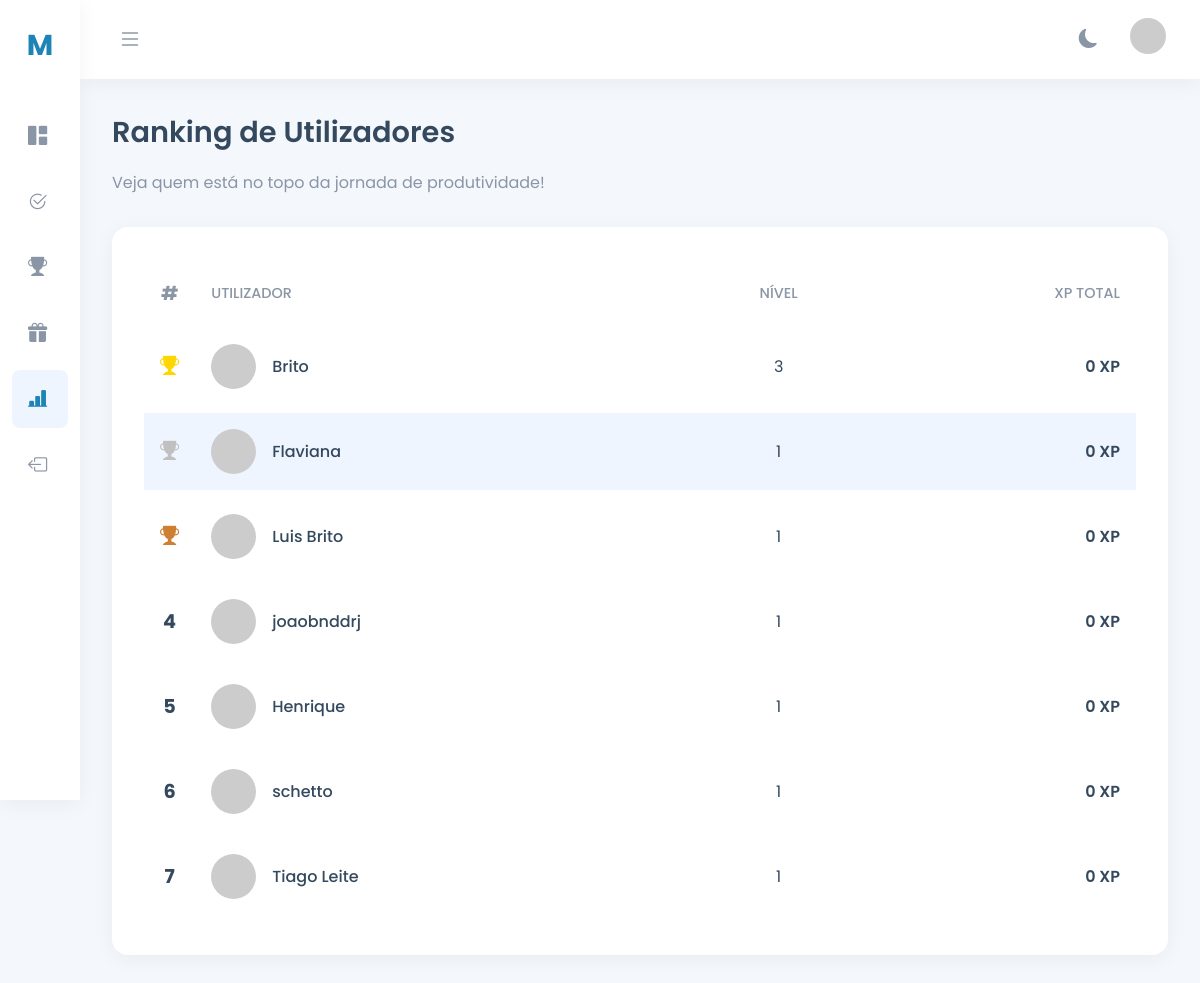
The page /ranking.php (signed in) on the database its author committed.
### tables this page shows
CREATE TABLE `users` (
  `id` int(11) NOT NULL,
  `username` varchar(100) NOT NULL,
  `email` varchar(150) NOT NULL,
  `password` varchar(255) NOT NULL,
  `nivel` int(11) NOT NULL DEFAULT 1,
  `xp` int(11) NOT NULL DEFAULT 0,
  `foto_perfil` varchar(255) DEFAULT NULL,
  `criado_em` timestamp NULL DEFAULT current_timestamp(),
  `xp_total` int(11) DEFAULT 0,
  `tentativas_login` int(11) DEFAULT 0,
  `ultimo_bloqueio` datetime DEFAULT NULL,
  `ultima_atividade` date DEFAULT NULL,
  `streak_atual` int(11) DEFAULT 0
);

### ranking.php (the view, shortened to what this page needs)
<?php
$pdo = null;
try {
    $dsn = "mysql:host=".DB_HOST.";dbname=".DB_NAME.";charset=".DB_CHARSET;
    $options = [
        PDO::ATTR_ERRMODE            => PDO::ERRMODE_EXCEPTION,
        PDO::ATTR_DEFAULT_FETCH_MODE => PDO::FETCH_ASSOC,
        PDO::ATTR_EMULATE_PREPARES   => false,
    ];
    $pdo = new PDO($dsn, DB_USER, DB_PASS, $options);
} catch (PDOException $e) {
    die("Erro de conexão com o banco de dados: " . $e->getMessage());
}
$user_id = $_SESSION['user_id'];
$ranking_users = [];
try {
    $stmt = $pdo->prepare("SELECT id, username, email, nivel, xp, foto_perfil FROM users ORDER BY xp DESC, nivel DESC");
    $stmt->execute();
    $ranking_users = $stmt->fetchAll();
} catch (PDOException $e) {
    die("Erro ao buscar o ranking: " . $e->getMessage());
}
$emailUsuario = htmlspecialchars($_SESSION['email'] ?? 'email@exemplo.com');
$fotoAtual = $_SESSION['foto_perfil'] ?? null;
$fotoPerfil = ($fotoAtual && file_exists($fotoAtual)) ? htmlspecialchars($fotoAtual) : "https://i.pravatar.cc/150?u=" . urlencode($emailUsuario);
?>
<!DOCTYPE html>
<html lang="pt-BR">
<head>
    <link href="https://cdn.jsdelivr.net/npm/bootstrap-icons@1.11.3/font/bootstrap-icons.css" rel="stylesheet">
</head>
<body class="sidebar-collapsed">
    <aside class="sidebar">
        <div class="logo">M<span><span class="text">XP</span></span></div>
        <ul class="sidebar-nav">
            <li class="nav-item">
                <a href="dashboard.php" title="Dashboard">
                    <span class="nav-icon"><i class="bi bi-grid-1x2-fill"></i></span>
                </a>
            </li>
            <li class="nav-item">
                <a href="ver_mais_metas.php" title="Minhas Metas">
                    <span class="nav-icon"><i class="bi bi-check2-circle"></i></span>
                </a>
            </li>
            <li class="nav-item">
                <a href="conquistas.php" title="Conquistas">
                    <span class="nav-icon"><i class="bi bi-trophy-fill"></i></span>
                </a>
            </li>
            <li class="nav-item">
                <a href="recompensas.php" title="Recompensas">
                    <span class="nav-icon"><i class="bi bi-gift-fill"></i></span>
                </a>
            </li>
            <li class="nav-item">
                <a href="ranking.php" class="active" title="Ranking">
                    <span class="nav-icon"><i class="bi bi-bar-chart-line-fill"></i></span>
                </a>
            </li>
            <li class="nav-item">
                <a href="logout.php" title="Logout">
                    <span class="nav-icon"><i class="bi bi-box-arrow-left"></i></span>
                </a>
            </li>
        </ul>
    </aside>
    <div class="main-wrapper">
        <nav class="top-navbar">
            <button id="toggle-sidebar">
                <i class="bi bi-list"></i>
            </button>
            <div class="navbar-right">
                <button id="theme-toggle" class="theme-toggle-btn" title="Alternar Tema">
                    <i class="bi bi-moon-fill"></i>
                </button>
                <div class="user-menu">
                    <img src="<?= $fotoPerfil ?>" alt="Foto do Perfil">
                </div>
            </div>
        </nav>
        <main class="main-content">
            <header class="header">
                <h1>Ranking de Utilizadores</h1>
                <p>Veja quem está no topo da jornada de produtividade!</p>
            </header>
            <div class="card">
                <table class="ranking-table">
                    <thead>
                        <tr>
                            <th class="rank">#</th>
                            <th>Utilizador</th>
                            <th class="text-center">Nível</th>
                            <th class="text-right">XP Total</th>
                        </tr>
                    </thead>
                    <tbody>
                        <?php foreach ($ranking_users as $index => $ranked_user): ?>
                            <?php
                                $rank = $index + 1;
                                $isCurrentUser = ($ranked_user['id'] == $user_id);
                                $userAvatar = ($ranked_user['foto_perfil'] && file_exists($ranked_user['foto_perfil'])) ? $ranked_user['foto_perfil'] : "https://i.pravatar.cc/150?u=" . urlencode($ranked_user['email']);
                            ?>
                            <tr class="<?= $isCurrentUser ? 'current-user' : '' ?>">
                                <td class="rank rank-<?= $rank <= 3 ? $rank : '' ?>">
                                    <?php if ($rank == 1): ?>
                                        <i class="bi bi-trophy-fill" style="color: var(--gold);"></i>
                                    <?php elseif ($rank == 2): ?>
                                        <i class="bi bi-trophy-fill" style="color: var(--silver);"></i>
                                    <?php elseif ($rank == 3): ?>
                                        <i class="bi bi-trophy-fill" style="color: var(--bronze);"></i>
                                    <?php else: ?>
                                        <?= $rank ?>
                                    <?php endif; ?>
                                </td>
                                <td>
                                    <div class="user-info">
                                        <img src="<?= htmlspecialchars($userAvatar) ?>" alt="Avatar">
                                        <span class="username"><?= htmlspecialchars($ranked_user['username']) ?></span>
                                    </div>
                                </td>
                                <td class="text-center"><?= $ranked_user['nivel'] ?></td>
                                <td class="xp-value text-right"><?= number_format($ranked_user['xp']) ?> XP</td>
                            </tr>
                        <?php endforeach; ?>
                    </tbody>
                </table>
            </div>
        </main>
    </div>
</body>
</html>

### ranking.php (style rules this page uses)
:root { --primary: #1D84B5; --secondary: #4BC6B1; --light: #f8f9fa; --dark: #212529; --grey: #8a95a5; --bg-color: #f4f7fc; --sidebar-bg: #ffffff; --card-bg: #ffffff; --text-color: #34495e; --shadow: 0 4px 20px rgba(0, 0, 0, 0.05); --sidebar-width: 260px; --sidebar-width-collapsed: 80px; --gold: #ffd700; --silver: #c0c0c0; --bronze: #cd7f32; }
*, *::before, *::after { box-sizing: border-box; }
body { font-family: 'Poppins', sans-serif; background-color: var(--bg-color); color: var(--text-color); margin: 0 0 0 var(--sidebar-width); transition: background-color 0.3s ease, color 0.3s ease, margin-left 0.3s ease; }
body.sidebar-collapsed { margin-left: var(--sidebar-width-collapsed); }
.text-center { text-align: center !important; }
.text-right { text-align: right !important; }
.sidebar { position: fixed; top: 0; left: 0; height: 100vh; width: var(--sidebar-width); background-color: var(--sidebar-bg); box-shadow: var(--shadow); padding: 1.5rem; display: flex; flex-direction: column; transition: width 0.3s ease, background-color 0.3s ease; z-index: 100; }
body.sidebar-collapsed .sidebar { width: var(--sidebar-width-collapsed); align-items: center; }
.logo { font-size: 1.8rem; font-weight: 700; color: var(--primary); margin-bottom: 2.5rem; white-space: nowrap; text-align: center; }
.sidebar-nav { flex-grow: 1; list-style: none; padding: 0; margin: 0; }
.nav-item a { display: flex; align-items: center; padding: 0.9rem 1rem; color: var(--grey); text-decoration: none; border-radius: 8px; margin-bottom: 0.5rem; transition: all 0.3s ease; white-space: nowrap; }
.nav-item a:hover, .nav-item a.active { background-color: #eef5ff; color: var(--primary); font-weight: 500; }
.nav-icon { font-size: 1.2rem; min-width: 24px; margin-right: 1.5rem; transition: margin-right 0.3s ease; }
body.sidebar-collapsed .nav-icon { margin-right: 0; }
.main-wrapper { display: flex; flex-direction: column; min-height: 100vh; }
.top-navbar { background-color: var(--card-bg); padding: 1rem 2rem; display: flex; justify-content: space-between; align-items: center; box-shadow: var(--shadow); position: sticky; top: 0; z-index: 99; transition: background-color 0.3s ease; }
#toggle-sidebar { background: transparent; border: none; cursor: pointer; font-size: 1.5rem; color: var(--grey); }
.theme-toggle-btn { background: transparent; border: none; color: var(--grey); font-size: 1.2rem; cursor: pointer; transition: color 0.3s ease; display: flex; align-items: center; justify-content: center; }
.navbar-right { display: flex; align-items: center; gap: 1.5rem; }
.user-menu { position: relative; }
.user-menu > img { width: 40px; height: 40px; border-radius: 50%; cursor: pointer; border: 2px solid transparent; transition: border-color 0.3s ease; object-fit: cover; }
.main-content { padding: 2rem; flex-grow: 1; }
.header { margin-bottom: 2rem; }
.header h1 { font-size: 1.8rem; font-weight: 600; margin: 0; }
.header p { color: var(--grey); }
.card { background-color: var(--card-bg); border-radius: 16px; padding: 2rem; box-shadow: var(--shadow); transition: background-color 0.3s ease; }
.ranking-table { width: 100%; border-collapse: separate; border-spacing: 0 0.5rem; }
.ranking-table th { text-align: left; padding: 0.75rem 1rem; color: var(--grey); font-size: 0.9rem; text-transform: uppercase; font-weight: 500; }
.ranking-table td { padding: 1rem; vertical-align: middle; }
.ranking-table tbody tr { background-color: var(--card-bg); transition: background-color 0.3s; }
.ranking-table .rank { font-size: 1.2rem; font-weight: 700; width: 50px; text-align: center; }
.ranking-table .rank-1 { color: var(--gold); }
.ranking-table .rank-2 { color: var(--silver); }
.ranking-table .rank-3 { color: var(--bronze); }
.user-info { display: flex; align-items: center; gap: 1rem; }
.user-info img { width: 45px; height: 45px; border-radius: 50%; object-fit: cover; }
.user-info .username { font-weight: 500; }
.xp-value { font-weight: 600; }
.current-user { background-color: #eef5ff !important; border-left: 4px solid var(--primary); }

### rows shown on the page
users: username "Brito", nivel "3", xp "0"
users: username "Flaviana", nivel "1", xp "0"
users: username "Luis Brito", nivel "1", xp "0"
users: rank "4", username "joaobnddrj", nivel "1", xp "0"
users: rank "5", username "Henrique", nivel "1", xp "0"
users: rank "6", username "schetto", nivel "1", xp "0"
users: rank "7", username "Tiago Leite", nivel "1", xp "0"
